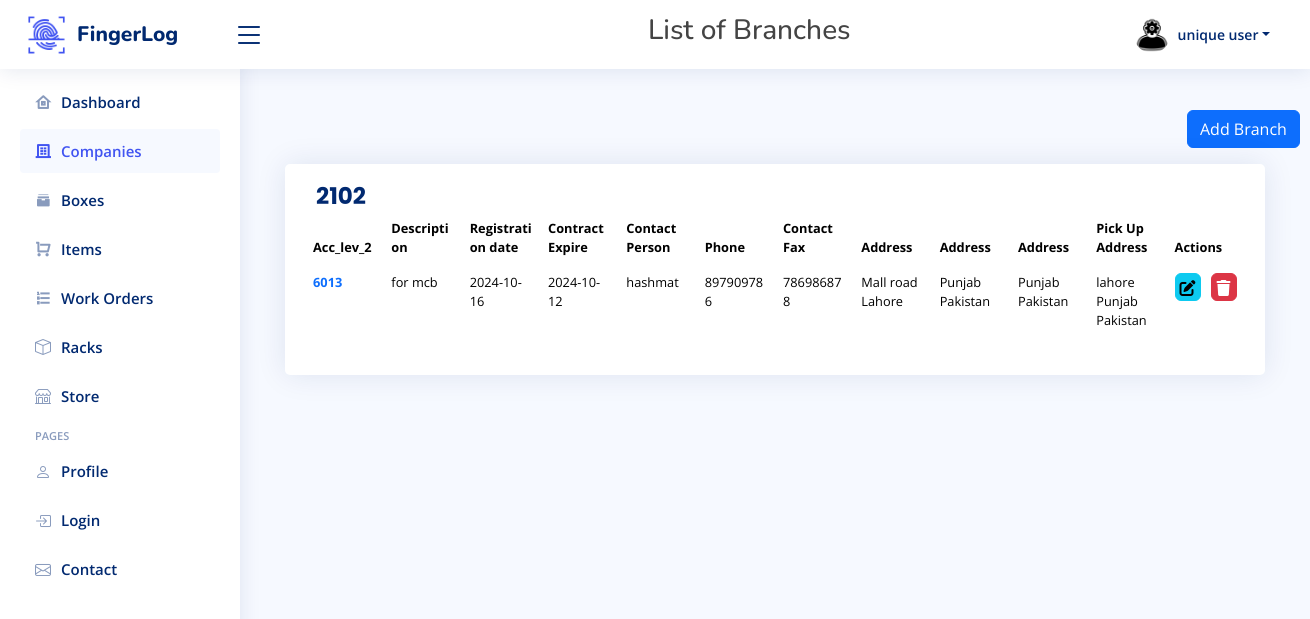
The app's page /Branches.php?id=113 (signed in) with its own data.
### tables this page shows
CREATE TABLE `register` (
  `id` int(11) NOT NULL,
  `name` varchar(50) NOT NULL,
  `email` varchar(50) NOT NULL,
  `password` varchar(50) NOT NULL,
  `role` enum('user','admin') NOT NULL DEFAULT 'admin'
);

CREATE TABLE `compani` (
  `acc_lev_1` int(255) NOT NULL,
  `comp_id` int(255) NOT NULL,
  `acc_desc` text NOT NULL,
  `email` text DEFAULT NULL,
  `registration` date NOT NULL,
  `expiry` date NOT NULL,
  `foc` text NOT NULL,
  `foc_phone` text NOT NULL,
  `add_1` text NOT NULL,
  `add_2` text NOT NULL,
  `add_3` text NOT NULL
);

CREATE TABLE `branches` (
  `branch_id` int(255) NOT NULL,
  `acc_lev_2` varchar(50) NOT NULL,
  `comp_id_fk` int(11) DEFAULT NULL,
  `account_desc` varchar(255) DEFAULT NULL,
  `registration_date` date DEFAULT NULL,
  `expiry_date` date DEFAULT NULL,
  `contact_person` varchar(50) DEFAULT NULL,
  `contact_phone` varchar(20) DEFAULT NULL,
  `contact_fax` varchar(20) DEFAULT NULL,
  `address` varchar(255) DEFAULT NULL,
  `address1` varchar(255) DEFAULT NULL,
  `address2` varchar(255) DEFAULT NULL,
  `pickup_address` varchar(255) DEFAULT NULL
);

### Branches.php (the view, shortened to what this page needs)
<?php
include 'config/db.php';
$email = $_SESSION['email'];
$getAdminData = "SELECT * FROM register WHERE email = '$email'";
$resultData = mysqli_query($conn, $getAdminData);
if ($resultData->num_rows > 0) {
  $row2 = $resultData->fetch_assoc();
  $adminName = $row2['name'];
}
$company_id = isset($_GET['id']) ? intval($_GET['id']) : 0;
$sql = "SELECT * FROM branches WHERE comp_id_fk = $company_id";
$result = $conn->query($sql);
$sql2 = "Select acc_lev_1 from compani where comp_id= $company_id";
$result2 = $conn->query($sql2);
$comp_name = "";
if ($result2->num_rows > 0) {
    $row2 = $result2->fetch_assoc();
    $comp_name = $row2['acc_lev_1'];
}
?>
<!DOCTYPE html>
<html lang="en">
<head>
    <link href="https://maxcdn.bootstrapcdn.com/bootstrap/4.5.2/css/bootstrap.min.css" rel="stylesheet">
    <link href="assets/vendor/bootstrap/css/bootstrap.min.css" rel="stylesheet">
    <link href="assets/vendor/bootstrap-icons/bootstrap-icons.css" rel="stylesheet">
    <link href="assets/vendor/boxicons/css/boxicons.min.css" rel="stylesheet">
    <link href="assets/vendor/quill/quill.snow.css" rel="stylesheet">
    <link href="assets/vendor/quill/quill.bubble.css" rel="stylesheet">
    <link href="assets/vendor/remixicon/remixicon.css" rel="stylesheet">
    <link href="assets/vendor/simple-datatables/style.css" rel="stylesheet">
    <link href="https://cdn.jsdelivr.net/npm/bootstrap@5.0.2/dist/css/bootstrap.min.css" rel="stylesheet">
    <link href="https://cdn.jsdelivr.net/npm/simple-datatables@latest/dist/style.css" rel="stylesheet" type="text/css">
    <link rel="stylesheet" href="https://cdnjs.cloudflare.com/ajax/libs/font-awesome/6.0.0-beta3/css/all.min.css">
    <link rel="stylesheet" href="fonts/icomoon/style.css">
    <link rel="stylesheet" href="css/owl.carousel.min.css">
    <link rel="stylesheet" href="css/bootstrap.min.css">
    <link rel="stylesheet" href="css/style.css">
    <link href="assets/css/style.css" rel="stylesheet">
</head>
<body>
    <header id="header" class="header fixed-top d-flex align-items-center">
        <div class="d-flex align-items-center justify-content-between">
            <img class="navbar-image" src="assets/img/logo3.png" alt="">
            <a href="index.php" class="logo d-flex align-items-center">
                <span class="d-none d-lg-block">FingerLog</span>
            </a>
            <i class="bi bi-list toggle-sidebar-btn"></i>
        </div>
        <div class="search-bar">
        </div>
        <h3>List of Branches</h3>
        <nav class="header-nav ms-auto">
            <ul class="d-flex align-items-center">
                <li class="nav-item dropdown pe-3 mr-4">
                    <a class="nav-link nav-profile d-flex align-items-center pe-0" href="#" data-bs-toggle="dropdown">
                        <img src="image/admin-png.png" alt="Profile" class="rounded-circle">
                        <span class="d-none d-md-block dropdown-toggle ps-2"><?php echo $adminName ?></span>
                    </a>
                </li>
            </ul>
        </nav>
    </header>
    <aside id="sidebar" class="sidebar">
        <ul class="sidebar-nav" id="sidebar-nav">
            <li class="nav-item">
                <a class="nav-link collapsed" href="index.php">
                    <i class="ri-home-8-line"></i>
                    <span>Dashboard</span>
                </a>
            </li>
            <li class="nav-item">
                <a class="nav-link active" data-bs-target="#tables-nav" data-bs-toggle="" href="Companies.php">
                    <i class="ri-building-4-line"></i><span>Companies</span><i class="bi bi-chevron ms-auto"></i>
                </a>
            </li>
            <li class="nav-item">
                <a class="nav-link collapsed" data-bs-target="#tables-nav" data-bs-toggle="" href="box.php">
                    <i class="ri-archive-stack-fill"></i><span>Boxes</span><i class="bi bi-chevron ms-auto"></i>
                </a>
            </li>
            <li class="nav-item">
                <a class="nav-link collapsed" data-bs-target="#tables-nav" data-bs-toggle="" href="showItems.php">
                    <i class="ri-shopping-cart-line"></i><span>Items</span><i class="bi bi-chevron ms-auto"></i>
                </a>
            </li>
            <li class="nav-item">
                <a class="nav-link collapsed" data-bs-target="#tables-nav" data-bs-toggle="" href="order.php">
                    <i class="ri-list-ordered"></i><span>Work Orders</span><i class="bi bi-chevron ms-auto"></i>
                </a>
            </li>
            <li class="nav-item">
                <a class="nav-link collapsed" data-bs-target="#tables-nav" data-bs-toggle="" href="racks.php">
                    <i class="bi bi-box"></i><span>Racks</span><i class="bi bi-chevron ms-auto"></i>
                </a>
            </li>
            <li class="nav-item">
                <a class="nav-link collapsed" data-bs-target="#tables-nav" data-bs-toggle="" href="store.php">
                    <i class="bi bi-shop"></i><span>Store</span><i class="bi bi-chevron ms-auto"></i>
                </a>
            </li>
            <li class="nav-heading">Pages</li>
            <li class="nav-item">
                <a class="nav-link collapsed" href="users-profile.php">
                    <i class="bi bi-person"></i>
                    <span>Profile</span>
                </a>
            </li>
            <li class="nav-item">
                <a class="nav-link collapsed" href="pages-login.php">
                    <i class="bi bi-box-arrow-in-right"></i>
                    <span>Login</span>
                </a>
            </li>
            <li class="nav-item">
                <a class="nav-link collapsed" href="pages-contact.php">
                    <i class="bi bi-envelope"></i>
                    <span>Contact</span>
                </a>
            </li>
        </ul>
    </aside>
    <button id="fixedButtonBranch" type="button" onclick="window.location.href = 'createBranch.php?id=<?php echo $company_id; ?>'" class="btn btn-primary mb-3">Add Branch</button>
    <main id="main" class="main">
        <div class="col-12">
            <div class="cardBranch recent-sales overflow-auto">
                <div class="card-body">
                    <h2 class="card-title fw-bold text-uppercase"><?php echo $comp_name; ?></h2>
                    <?php
                    if ($result->num_rows > 0) {
                    ?>
                        <table class="table table-borderless datatable" style="table-layout: fixed;">
                            <thead>
                                <tr>
                                    <th scope="col">Acc_lev_2</th>
                                    <th scope="col">Description</th>
                                    <th scope="col">Registration date</th>
                                    <th scope="col">Contract Expire</th>
                                    <th scope="col">Contact Person</th>
                                    <th scope="col">Phone</th>
                                    <th scope="col">Contact Fax</th>
                                    <th scope="col">Address</th>
                                    <th scope="col">Address</th>
                                    <th scope="col">Address</th>
                                    <th scope="col">Pick Up Address</th>
                                    <th scope="col">Actions</th>
                                </tr>
                            </thead>
                            <tbody style="table-layout: fixed;">
                                <?php
                                while ($row = $result->fetch_assoc()) {
                                    echo "<tr>";
                                    echo "<tr>";
                                ?>
                                <td>
                                <a class="text-primary fw-bold" href="departments.php?id=<?php echo $row['branch_id']; ?>">
                                  <?php echo $row['acc_lev_2']; ?>
                                </a>
                              </td>
                                 <?php
                                   echo "<td>" . ($row["account_desc"]) . "</td>";
                                    echo "<td>" . ($row["registration_date"]) . "</td>";
                                    echo "<td>" . ($row["expiry_date"]) . "</td>";
                                    echo "<td>" . ($row["contact_person"]) . "</td>";
                                    echo "<td>" . ($row["contact_phone"]) . "</td>";
                                    echo "<td>" . ($row["contact_fax"]) . "</td>";
                                    echo "<td>" . ($row["address"]) . "</td>";
                                    echo "<td>" . ($row["address1"]) . "</td>";
                                    echo "<td>" . ($row["address2"]) . "</td>";
                                    echo "<td>" . ($row["pickup_address"]) . "</td>";
                                ?>
                                    <td>
                                        <div style="display: flex; gap: 10px;">
                                            <a type="button" class="btn btn-success btn-info d-flex justify-content-center " style="width:25px; height: 28px;" href="branchUpdate.php?id=<?php echo $row['branch_id']; ?>"><i style="width: 20px;" class="fa-solid fa-pen-to-square"></i></a>
                                            <a type="button" class="btn btn-danger btn-floating d-flex justify-content-center" style="width:25px; height:28px" data-mdb-ripple-init
                                                onclick="return confirm('Are you sure you want to delete this record?');" href="branchDelete.php?id=<?php echo $row['branch_id']; ?>"> <i style="width: 20px;" class="fa-solid fa-trash"></i></a>
                                        </div>
                                    </td>
                                    </tr>
                                <?php
                                }
                                ?>
                            </tbody>
                        </table>
                    <?php
                    }
                    ?>
                </div>
            </div>
        </div>
    </main>
</body>
</html>

### assets/css/style.css (style rules this page uses)
:root { scroll-behavior: smooth; }
body { font-family: "Open Sans", sans-serif; background: #f6f9ff; color: #444444; }
a { color: #4154f1; text-decoration: none; }
h1, h2, h3, h4, h5, h6 { font-family: "Nunito", sans-serif; }
#main { margin-top: 60px; padding: 20px 30px; transition: all 0.3s; }
.card-body { padding: 0 20px 20px 20px; }
.logo { line-height: 1; }
@media (min-width: 1200px) { .logo { width: 280px; } }
.logo span { font-size: 21px; font-weight: 800; color: #012970; font-family: "Nunito", sans-serif; }
.header { transition: all 0.5s; z-index: 997; height: 60px; box-shadow: 0px 2px 20px rgba(1, 41, 112, 0.1); background-color: #fff; padding-left: 20px; }
.header .toggle-sidebar-btn { font-size: 32px; padding-left: 10px; cursor: pointer; color: #012970; }
.header .search-bar { min-width: 360px; padding: 0 20px; }
.navbar-image { width: 43px; height: 44px; margin-right: 9px; }
.header-nav ul { list-style: none; }
.header-nav>ul { margin: 0; padding: 0; }
.header-nav .nav-profile { color: #012970; }
.header-nav .nav-profile img { max-height: 36px; }
.header-nav .nav-profile span { font-size: 14px; font-weight: 600; }
.sidebar { position: fixed; top: 60px; left: 0; bottom: 0; width: 240px; z-index: 996; transition: all 0.5s; padding: 20px; overflow-y: auto; scrollbar-width: thin; scrollbar-color: #aab7cf transparent; box-shadow: 0px 0px 20px rgba(1, 41, 112, 0.1); background-color: #fff; }
@media (min-width: 1200px) { #main, #footer { margin-left: 240px; } }
.sidebar-nav { padding: 0; margin: 0; list-style: none; }
.sidebar-nav li { padding: 0; margin: 0; list-style: none; }
.sidebar-nav .nav-item { margin-bottom: 5px; }
.sidebar-nav .nav-heading { font-size: 11px; text-transform: uppercase; color: #899bbd; font-weight: 600; margin: 10px 0 5px 15px; }
.sidebar-nav .nav-link { display: flex; align-items: center; font-size: 15px; font-weight: 600; color: #4154f1; transition: 0.3; background: #f6f9ff; padding: 10px 15px; border-radius: 4px; }
.sidebar-nav .nav-link i { font-size: 16px; margin-right: 10px; color: #4154f1; }
.sidebar-nav .nav-link.collapsed { color: #012970; background: #fff; }
.sidebar-nav .nav-link.collapsed i { color: #899bbd; }
.header { transition: all 1.5s; z-index: 997; height: 69px; background-color: #fff; padding-left: 25px; padding-top: 9px; padding-bottom: 9px; }
.card-title { padding: 5px 0 0px 0; font-size: 23px; font-weight: 500; position: relative; left: 11px; color: #012970; margin-top:14px; font-family: "Poppins", sans-serif; }
@media (min-width: 1200px) { .logo { width: 146px; } }
.header .toggle-sidebar-btn { font-size: 32px; padding-left: 10px; cursor: pointer; }

### Branches.php (style rules this page uses)
#fixedButtonBranch { position: relative; top: 110px; left: 1187px; }
.cardBranch { margin-bottom: 30px; border: none; border-radius: 5px; box-shadow: 0px 0 30px rgba(1, 41, 112, 0.1); background-color: white; font-size: 0.8rem; margin-top: 30px; }
* { margin: 0; padding: 0; box-sizing: border-box; }
tbody, td, tr { word-wrap: break-word; max-width: 200px; }
.navbar-image { width: 50px; height: 50px; margin-right: 7px; }

### records on screen
register: name "unique user"
compani: acc_lev_1 "2102"
branches: acc_lev_2 "6013", account_desc "for mcb", registration_date "2024-10-16", expiry_date "2024-10-12", contact_person "hashmat", contact_phone "897909786", contact_fax "786986878", address "Mall road Lahore", address1 "Punjab Pakistan", address2 "Punjab Pakistan", pickup_address "lahore Punjab Pakistan", $row['branch_id'] 2 (drawn)
